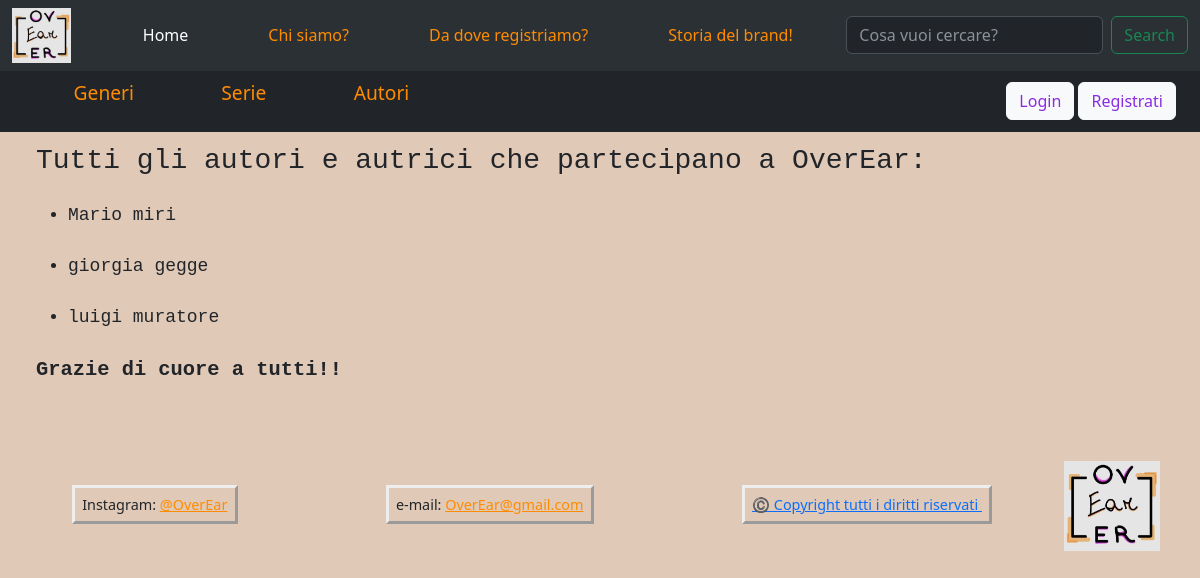
Screenshot of /autori with the database file from the repository.
### tables this page shows
CREATE TABLE "utenti" (
	"id"	INTEGER NOT NULL,
	"nome"	TEXT NOT NULL,
	"cognome"	TEXT NOT NULL,
	"email"	TEXT NOT NULL,
	"password"	TEXT NOT NULL,
	"foto"	TEXT,
	"data"	TEXT,
	"codice"	TEXT,
	PRIMARY KEY("id" AUTOINCREMENT)
);

### app.py (the view)
@app.route('/autori')
def autori():
    autori = podcasts_dao.trova_autori()
    return render_template("autori.html", autori=autori)

### podcasts_dao.py (called while the page is built)
def trova_autori():
    conn = sqlite3.connect('database/podcasts.db')
    conn.row_factory = sqlite3.Row
    cursor = conn.cursor()
    sql = 'SELECT * FROM utenti ORDER BY nome ASC'
    cursor.execute(sql)
    autori = cursor.fetchall()
    cursor.close()
    conn.close()
    return autori

### templates/autori.html (shortened to what this page needs)
{% extends "base.html" %}
{% block main %}
<article class="autori">
    <h3>Tutti gli autori e autrici che partecipano a OverEar:</h3>
    {% for i in autori %}
    <ul>
        <li>{{ i['nome'] + ' ' + i['cognome'] }}</li>
    </ul>
    {% endfor %}
    <strong><p>Grazie di cuore a tutti!!</p></strong>
</article>
{% endblock %}

### static/podcast.css (style rules this page uses)
.bg { background-color: rgba(175, 116, 70, 0.384); z-index: -5; }
.autori { margin-top: 8.5vw; margin-left: 2vw; }
.autori > ul { margin-top: 2vw; margin-bottom: 2vw; font-size: 1.5vw; }
.autori > strong { font-size: 1.7vw; }

### rows the page displays
utenti: nome+cognome "Mario miri"
utenti: nome+cognome "giorgia gegge"
utenti: nome+cognome "luigi muratore"
